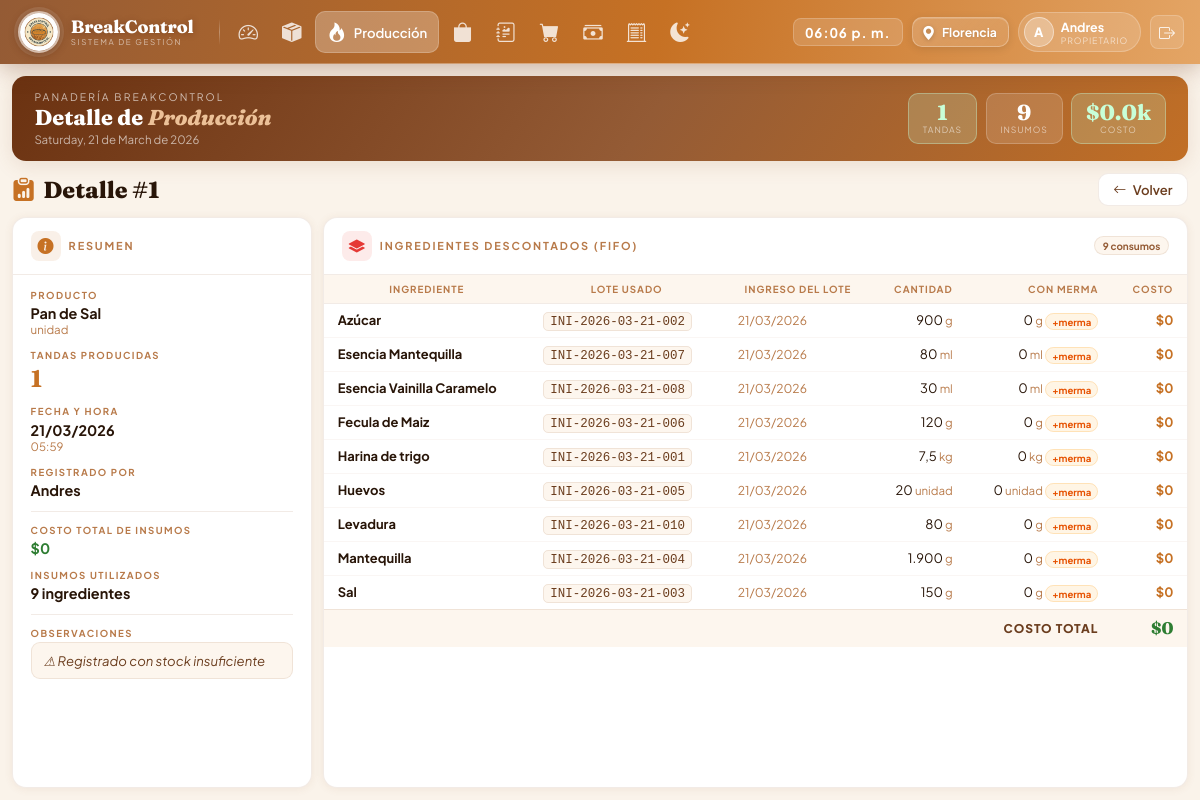
Screenshot of /modules/produccion/detalle.php?id=1 (signed in) with the database file from the repository.
### tables this page shows
CREATE TABLE `produccion` (
  `id_produccion` int(11) NOT NULL,
  `id_producto` int(11) NOT NULL,
  `id_receta` int(11) NOT NULL,
  `id_usuario` int(11) NOT NULL,
  `cantidad_tandas` decimal(5,1) NOT NULL DEFAULT 1.0,
  `observaciones` varchar(255) DEFAULT NULL,
  `unidades_producidas` int(11) NOT NULL,
  `costo_total` decimal(12,2) NOT NULL DEFAULT 0.00,
  `costo_unitario` decimal(12,4) NOT NULL DEFAULT 0.0000,
  `fecha_produccion` datetime NOT NULL DEFAULT current_timestamp()
);

CREATE TABLE `usuario` (
  `id_usuario` int(11) NOT NULL,
  `nombre_usuario` varchar(50) NOT NULL,
  `nombre_completo` varchar(100) NOT NULL,
  `contrasena_hash` varchar(255) NOT NULL,
  `rol` enum('propietario','empleado') NOT NULL DEFAULT 'empleado',
  `activo` tinyint(1) NOT NULL DEFAULT 1,
  `fecha_creacion` datetime NOT NULL DEFAULT current_timestamp()
);

CREATE TABLE `producto` (
  `id_producto` int(11) NOT NULL,
  `nombre` varchar(100) NOT NULL,
  `categoria` enum('sal','dulce','especial') NOT NULL DEFAULT 'sal',
  `precio_venta` decimal(12,2) NOT NULL DEFAULT 0.00,
  `activo` tinyint(1) NOT NULL DEFAULT 1,
  `fecha_creacion` datetime NOT NULL DEFAULT current_timestamp(),
  `unidad_produccion` varchar(20) NOT NULL DEFAULT 'carro',
  `cantidad_por_tanda` decimal(10,2) NOT NULL DEFAULT 0.00
);

CREATE TABLE `consumo_lote` (
  `id_consumo` int(11) NOT NULL,
  `id_lote` int(11) NOT NULL,
  `id_produccion` int(11) NOT NULL,
  `cantidad_consumida` decimal(12,4) NOT NULL COMMENT 'Cantidad real sin merma',
  `cantidad_con_merma` decimal(12,4) NOT NULL COMMENT 'Cantidad descontada incluyendo merma',
  `costo_consumo` decimal(12,2) NOT NULL COMMENT 'cantidad_con_merma * precio_unitario_lote',
  `fecha_consumo` datetime NOT NULL DEFAULT current_timestamp()
);

CREATE TABLE `insumo` (
  `id_insumo` int(11) NOT NULL,
  `nombre` varchar(100) NOT NULL,
  `unidad_medida` enum('kg','g','L','ml','unidad') NOT NULL,
  `es_harina` tinyint(1) NOT NULL DEFAULT 0 COMMENT '1 = se aplica merma del 6%',
  `stock_actual` decimal(12,3) NOT NULL DEFAULT 0.000,
  `punto_reposicion` decimal(12,3) NOT NULL DEFAULT 0.000 COMMENT 'Stock mínimo antes de generar alerta',
  `consumo_promedio_diario` decimal(12,3) NOT NULL DEFAULT 0.000 COMMENT 'Se actualiza automáticamente',
  `activo` tinyint(1) NOT NULL DEFAULT 1,
  `fecha_creacion` datetime NOT NULL DEFAULT current_timestamp()
);

CREATE TABLE `lote` (
  `id_lote` int(11) NOT NULL,
  `id_insumo` int(11) NOT NULL,
  `id_compra` int(11) DEFAULT NULL COMMENT 'NULL si es lote de apertura inicial',
  `numero_lote` varchar(30) NOT NULL COMMENT 'Ej: HAR-2026-02-25-001',
  `cantidad_inicial` decimal(12,3) NOT NULL,
  `cantidad_disponible` decimal(12,3) NOT NULL,
  `precio_unitario` decimal(12,4) NOT NULL COMMENT 'Precio por unidad de medida al momento de la compra',
  `fecha_ingreso` datetime NOT NULL DEFAULT current_timestamp(),
  `estado` enum('activo','agotado') NOT NULL DEFAULT 'activo'
);

### includes/sesion.php (called while the page is built, shortened)
<?php
function usuarioActual(): array {
    return [
        'id_usuario' => $_SESSION['id_usuario']      ?? null,
        'nombre'     => $_SESSION['nombre_completo'] ?? '',
        'rol'        => $_SESSION['rol']             ?? '',
    ];
}

### includes/funciones.php (called while the page is built, shortened)
<?php
function formatoInteligente(float $valor): string {
    if ($valor == floor($valor)) {
        return number_format($valor, 0, ',', '.');
    }
    $texto = rtrim(number_format($valor, 3, ',', '.'), '0');
    return rtrim($texto, ',');
}

### modules/produccion/detalle.php (the view, shortened to what this page needs)
<?php
require_once __DIR__ . '/../../includes/sesion.php';
require_once __DIR__ . '/../../includes/funciones.php';
$pdo           = getConexion();
$id_produccion = (int)($_GET['id'] ?? 0);
$stmt = $pdo->prepare("
    SELECT pr.*, p.nombre AS producto, p.unidad_produccion,
           u.nombre_completo AS usuario
    FROM produccion pr
    INNER JOIN producto p ON p.id_producto = pr.id_producto
    LEFT  JOIN usuario  u ON u.id_usuario  = pr.id_usuario
    WHERE pr.id_produccion = ?
");
$stmt->execute([$id_produccion]);
$produccion = $stmt->fetch();
$stmt2 = $pdo->prepare("
    SELECT cl.cantidad_consumida, cl.cantidad_con_merma, cl.costo_consumo,
           i.nombre AS insumo, i.unidad_medida,
           l.numero_lote, l.fecha_ingreso
    FROM consumo_lote cl
    INNER JOIN lote   l ON l.id_lote   = cl.id_lote
    INNER JOIN insumo i ON i.id_insumo = l.id_insumo
    WHERE cl.id_produccion = ?
    ORDER BY i.nombre ASC
");
$stmt2->execute([$id_produccion]);
$consumos = $stmt2->fetchAll();
$costo_total = array_sum(array_column($consumos, 'costo_consumo'));
$num_insumos = count(array_unique(array_column($consumos, 'insumo')));
require_once __DIR__ . '/../../views/layouts/header.php';
?>
<div class="page">
  <div class="wc-banner">
    <div class="wc-left">
      <div>
        <div class="wc-greeting">Panadería BreakControl</div>
        <div class="wc-name">Detalle de <em>Producción</em></div>
        <div class="wc-sub"><?= date('l, d \d\e F \d\e Y', strtotime($produccion['fecha_produccion'])) ?></div>
      </div>
    </div>
    <div class="wc-pills">
      <div class="wc-pill ok">
        <div class="wc-pill-num"><?= formatoInteligente($produccion['cantidad_tandas']) ?></div>
        <div class="wc-pill-lbl">Tandas</div>
      </div>
      <div class="wc-pill">
        <div class="wc-pill-num"><?= $num_insumos ?></div>
        <div class="wc-pill-lbl">Insumos</div>
      </div>
      <div class="wc-pill ok">
        <div class="wc-pill-num">$<?= number_format($costo_total / 1000, 1) ?>k</div>
        <div class="wc-pill-lbl">Costo</div>
      </div>
    </div>
  </div>
  <div class="topbar">
    <div class="mod-titulo"><i class="bi bi-clipboard-data-fill"></i> Detalle #<?= $id_produccion ?></div>
    <a href="index.php" class="btn-back"><i class="bi bi-arrow-left"></i> Volver</a>
  </div>
  <div class="g-body">
    <div class="card">
      <div class="ch">
        <div class="ch-left">
          <div class="ch-ico ico-nar"><i class="bi bi-info-circle-fill"></i></div>
          <span class="ch-title">Resumen</span>
        </div>
      </div>
      <div class="resumen-body">
        <div class="dato-item">
          <div class="dato-lbl">Producto</div>
          <div class="dato-val"><?= htmlspecialchars($produccion['producto']) ?></div>
          <div style="font-size:.72rem;color:var(--ink3);"><?= $produccion['unidad_produccion'] ?></div>
        </div>
        <div class="dato-item">
          <div class="dato-lbl">Tandas producidas</div>
          <div class="dato-val grande"><?= formatoInteligente($produccion['cantidad_tandas']) ?></div>
        </div>
        <div class="dato-item">
          <div class="dato-lbl">Fecha y hora</div>
          <div class="dato-val"><?= date('d/m/Y', strtotime($produccion['fecha_produccion'])) ?></div>
          <div style="font-size:.72rem;color:var(--ink3);"><?= date('H:i', strtotime($produccion['fecha_produccion'])) ?></div>
        </div>
        <div class="dato-item">
          <div class="dato-lbl">Registrado por</div>
          <div class="dato-val"><?= htmlspecialchars($produccion['usuario'] ?? '—') ?></div>
        </div>
        <div class="sep"></div>
        <div class="dato-item">
          <div class="dato-lbl">Costo total de insumos</div>
          <div class="dato-val verde">$<?= number_format($costo_total, 0, ',', '.') ?></div>
        </div>
        <div class="dato-item">
          <div class="dato-lbl">Insumos utilizados</div>
          <div class="dato-val"><?= $num_insumos ?> ingrediente<?= $num_insumos != 1 ? 's' : '' ?></div>
        </div>
        <?php if (!empty($produccion['observaciones'])): ?>
        <div class="sep"></div>
        <div class="dato-item">
          <div class="dato-lbl">Observaciones</div>
          <div class="obs-box"><?= htmlspecialchars($produccion['observaciones']) ?></div>
        </div>
        <?php endif; ?>
      </div>
    </div>
    <div class="card">
      <div class="ch">
        <div class="ch-left">
          <div class="ch-ico ico-fire"><i class="bi bi-layers-fill"></i></div>
          <span class="ch-title">Ingredientes descontados (FIFO)</span>
        </div>
        <span class="badge b-neu"><?= count($consumos) ?> consumo<?= count($consumos) != 1 ? 's' : '' ?></span>
      </div>
      <?php if (empty($consumos)): ?>
      <div class="empty">
        <i class="bi bi-inbox"></i>
        <strong>Sin detalle de consumos</strong>
        <span>Esta producción fue registrada sin descuento de inventario</span>
      </div>
      <?php else: ?>
      <div class="tbl-wrap">
        <table class="gt">
          <thead>
            <tr>
              <th>Ingrediente</th>
              <th>Lote usado</th>
              <th>Ingreso del lote</th>
              <th style="text-align:right">Cantidad</th>
              <th style="text-align:right">Con merma</th>
              <th style="text-align:right">Costo</th>
            </tr>
          </thead>
          <tbody>
          <?php foreach ($consumos as $c): ?>
          <tr>
            <td><strong><?= htmlspecialchars($c['insumo']) ?></strong></td>
            <td><span class="lote-code"><?= htmlspecialchars($c['numero_lote']) ?></span></td>
            <td style="color:var(--ink3);font-size:.76rem;"><?= date('d/m/Y', strtotime($c['fecha_ingreso'])) ?></td>
            <td style="text-align:right;">
              <?= formatoInteligente($c['cantidad_consumida']) ?>
              <span style="font-size:.72rem;color:var(--ink3)"><?= $c['unidad_medida'] ?></span>
            </td>
            <td style="text-align:right;">
              <?= formatoInteligente($c['cantidad_con_merma']) ?>
              <span style="font-size:.72rem;color:var(--ink3)"><?= $c['unidad_medida'] ?></span>
              <?php if (round($c['cantidad_con_merma'],4) != round($c['cantidad_consumida'],4)): ?>
              <span class="merma-tag">+merma</span>
              <?php endif; ?>
            </td>
            <td style="text-align:right;font-weight:700;color:var(--c3);">
              $<?= number_format($c['costo_consumo'], 0, ',', '.') ?>
            </td>
          </tr>
          <?php endforeach; ?>
          </tbody>
          <tfoot>
            <tr>
              <td colspan="5" style="font-size:.75rem;color:var(--ink2);text-align:right;text-transform:uppercase;letter-spacing:.08em;">Costo total</td>
              <td style="font-family:'Fraunces',serif;font-size:1.05rem;color:#2e7d32;text-align:right;">$<?= number_format($costo_total, 0, ',', '.') ?></td>
            </tr>
          </tfoot>
        </table>
      </div>
      <?php endif; ?>
    </div>
  </div>
</div>
<?php include __DIR__ . '/../../views/layouts/footer.php'; ?>

### views/layouts/header.php (shortened to what this page needs)
<?php
require_once __DIR__ . '/../../includes/sesion.php';
$user = usuarioActual();
$current = $_SERVER['REQUEST_URI'];
function navActive($path) {
    global $current;
    return strpos($current, $path) !== false ? 'on' : '';
}
?>
<!DOCTYPE html>
<html lang="es">
<head>
  <link href="https://cdn.jsdelivr.net/npm/bootstrap-icons@1.11.3/font/bootstrap-icons.min.css" rel="stylesheet">
  <link href="<?= APP_URL ?>/assets/css/responsive.css" rel="stylesheet">
</head>
<body>
<nav id="main-nav">
  <a href="<?= APP_URL ?>/modules/tablero/index.php" class="n-logo">
    <img src="<?= APP_URL ?>/assets/img/logo.png"
         onerror="this.style.display='none'"
         alt="BreakControl" class="n-logo-img">
    <div>
      <div class="n-logo-name">BreakControl</div>
      <div class="n-logo-sub">Sistema de gestión</div>
    </div>
  </a>
  <div class="n-menu" id="n-menu">
    <a href="<?= APP_URL ?>/modules/tablero/index.php"    class="n-item <?= navActive('/tablero') ?>"><i class="bi bi-speedometer2"></i><span class="n-lbl">Tablero</span></a>
    <a href="<?= APP_URL ?>/modules/inventario/index.php" class="n-item <?= navActive('/inventario') ?>"><i class="bi bi-box-seam-fill"></i><span class="n-lbl">Inventario</span></a>
    <a href="<?= APP_URL ?>/modules/produccion/index.php" class="n-item <?= navActive('/produccion') ?>"><i class="bi bi-fire"></i><span class="n-lbl">Producción</span></a>
    <a href="<?= APP_URL ?>/modules/ventas/index.php"     class="n-item <?= navActive('/ventas') ?>"><i class="bi bi-bag-fill"></i><span class="n-lbl">Ventas</span></a>
    <a href="<?= APP_URL ?>/modules/recetas/index.php"    class="n-item <?= navActive('/recetas') ?>"><i class="bi bi-journal-richtext"></i><span class="n-lbl">Recetas</span></a>
    <a href="<?= APP_URL ?>/modules/compras/index.php"    class="n-item <?= navActive('/compras') ?>"><i class="bi bi-cart-fill"></i><span class="n-lbl">Compras</span></a>
    <a href="<?= APP_URL ?>/modules/finanzas/index.php"   class="n-item <?= navActive('/finanzas') ?>"><i class="bi bi-cash-stack"></i><span class="n-lbl">Finanzas</span></a>
    <a href="<?= APP_URL ?>/modules/gastos/index.php"     class="n-item <?= navActive('/gastos') ?>"><i class="bi bi-receipt-cutoff"></i><span class="n-lbl">Gastos</span></a>
    <a href="<?= APP_URL ?>/modules/cierre/index.php"     class="n-item <?= navActive('/cierre') ?>"><i class="bi bi-moon-stars-fill"></i><span class="n-lbl">Cierre del día</span></a>
  </div>
  <div class="n-right">
    <span class="n-clock" id="nc">--:--</span>
    <button class="n-ciudad-btn" onclick="abrirModalCiudad()" title="Cambiar ciudad">
      <i class="bi bi-geo-alt-fill"></i>
      <span id="ciudad-lbl">Florencia</span>
    </button>
    <div class="n-user">
      <div class="n-avatar"><?= strtoupper(substr($user['nombre'], 0, 1)) ?></div>
      <div>
        <div class="n-uname"><?= htmlspecialchars($user['nombre']) ?></div>
        <div class="n-urole">Propietario</div>
      </div>
    </div>
    <a href="<?= APP_URL ?>/logout.php" class="n-logout" title="Cerrar sesión">
      <i class="bi bi-box-arrow-right"></i>
    </a>
  </div>
</nav>

### rows the page displays
produccion: id_usuario.nombre_completo "A", id_usuario.nombre_completo "Andres", fecha_produccion "Saturday, 21 de March de 2026", cantidad_tandas "1", id_producto.nombre "Pan de Sal", id_producto.unidad_produccion "unidad", fecha_produccion "21/03/2026", fecha_produccion "05:59", observaciones "⚠ Registrado con stock insuficiente"
consumo_lote: insumo.nombre "Azúcar", id_lote.numero_lote "INI-2026-03-21-002", id_lote.fecha_ingreso "21/03/2026", cantidad_consumida "900", insumo.unidad_medida "g", cantidad_con_merma "0", shows "+merma", costo_consumo "0"
consumo_lote: insumo.nombre "Esencia Mantequilla", id_lote.numero_lote "INI-2026-03-21-007", id_lote.fecha_ingreso "21/03/2026", cantidad_consumida "80", insumo.unidad_medida "ml", cantidad_con_merma "0", shows "+merma", costo_consumo "0"
consumo_lote: insumo.nombre "Esencia Vainilla Caramelo", id_lote.numero_lote "INI-2026-03-21-008", id_lote.fecha_ingreso "21/03/2026", cantidad_consumida "30", insumo.unidad_medida "ml", cantidad_con_merma "0", shows "+merma", costo_consumo "0"
consumo_lote: insumo.nombre "Fecula de Maiz", id_lote.numero_lote "INI-2026-03-21-006", id_lote.fecha_ingreso "21/03/2026", cantidad_consumida "120", insumo.unidad_medida "g", cantidad_con_merma "0", shows "+merma", costo_consumo "0"
consumo_lote: insumo.nombre "Harina de trigo", id_lote.numero_lote "INI-2026-03-21-001", id_lote.fecha_ingreso "21/03/2026", cantidad_consumida "7,5", insumo.unidad_medida "kg", cantidad_con_merma "0", shows "+merma", costo_consumo "0"
consumo_lote: insumo.nombre "Huevos", id_lote.numero_lote "INI-2026-03-21-005", id_lote.fecha_ingreso "21/03/2026", cantidad_consumida "20", insumo.unidad_medida "unidad", cantidad_con_merma "0", shows "+merma", costo_consumo "0"
consumo_lote: insumo.nombre "Levadura", id_lote.numero_lote "INI-2026-03-21-010", id_lote.fecha_ingreso "21/03/2026", cantidad_consumida "80", insumo.unidad_medida "g", cantidad_con_merma "0", shows "+merma", costo_consumo "0"
consumo_lote: insumo.nombre "Mantequilla", id_lote.numero_lote "INI-2026-03-21-004", id_lote.fecha_ingreso "21/03/2026", cantidad_consumida "1.900", insumo.unidad_medida "g", cantidad_con_merma "0", shows "+merma", costo_consumo "0"
consumo_lote: insumo.nombre "Sal", id_lote.numero_lote "INI-2026-03-21-003", id_lote.fecha_ingreso "21/03/2026", cantidad_consumida "150", insumo.unidad_medida "g", cantidad_con_merma "0", shows "+merma", costo_consumo "0"

### other values shown
$num_insumos "9"
$costo_total / 1000 "0.0"
$id_produccion "1"
$costo_total "0"
count($consumos) "9"
